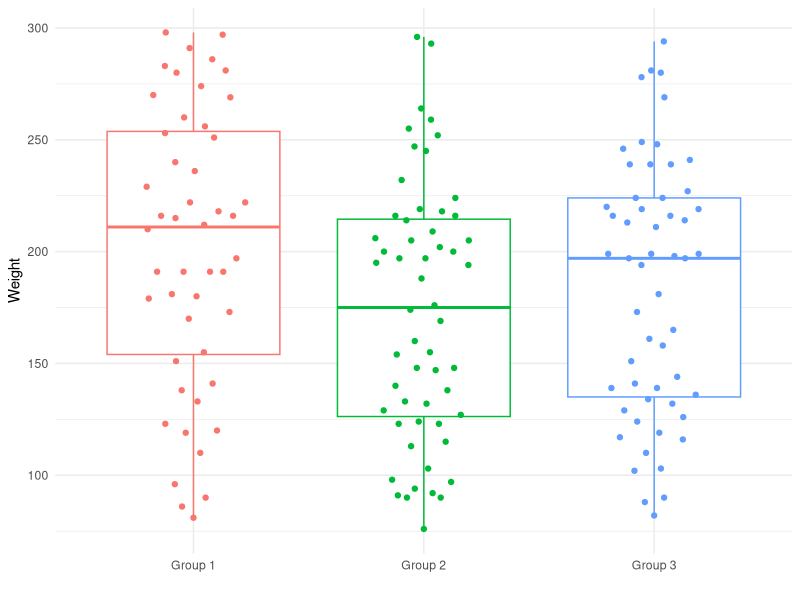

Write the R code that produced this figure.
## ---- chunk 1
knitr::opts_chunk$set(warning = FALSE,
                      message = FALSE,
                      echo = FALSE)

## ---- chunk 2
library(tidyverse)
library(bookdown)
## ---- chunk 3
# read in some example data
df <- read_csv("example-data-1.csv")

# display the table, splitting the 99 rows into 3 cols wide
tmp <- cbind(df[1:33,], rep('|', 33), 
             df[34:66,], rep('|', 33), 
             df[67:99,])
names(tmp) <- c('ID', 'class', 'wt', '|', 'ID', 'class', 'wt', 
                '|', 'ID', 'class', 'wt')
knitr::kable(tmp, format = 'latex', booktabs = TRUE, 
             caption = "Original subject data")
## ---- chunk 4
# read in some more data
df2 <- read_csv("example-data-2.csv")

# display the table, splitting the 99 rows into 3 cols wide
tmp <- cbind(df2[1:20,], rep('|', 20), 
             df2[21:40,], rep('|', 20), 
             df2[41:60,])
names(tmp) <- c('ID', 'class', 'wt', '|', 'ID', 'class', 'wt', 
                '|', 'ID', 'class', 'wt')
knitr::kable(tmp, format = 'latex', booktabs = TRUE, 
             caption = "New subject data")
## ---- chunk 5
final_data <- rbind(df, df2)
## ---- chunk 6
final_data %>% 
  ggplot(aes(x = class, y = wt, color = class)) +
  geom_boxplot() +
  ggbeeswarm::geom_quasirandom(width = 0.25) + 
  xlab("") +
  ylab("Weight") + 
  theme_minimal() +
  theme(legend.position = "none")
